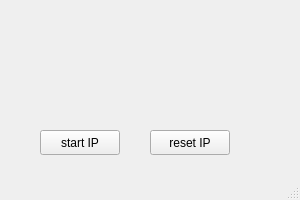
<?xml version="1.0" encoding="UTF-8"?>
<ui version="4.0">
 <class>MainWindow</class>
 <widget class="QMainWindow" name="MainWindow">
  <property name="geometry">
   <rect>
    <x>0</x>
    <y>0</y>
    <width>300</width>
    <height>200</height>
   </rect>
  </property>
  <property name="maximumSize">
   <size>
    <width>400</width>
    <height>300</height>
   </size>
  </property>
  <property name="windowTitle">
   <string>MainWindow</string>
  </property>
  <widget class="QWidget" name="centralwidget">
   <widget class="QPushButton" name="Start">
    <property name="geometry">
     <rect>
      <x>40</x>
      <y>130</y>
      <width>80</width>
      <height>25</height>
     </rect>
    </property>
    <property name="text">
     <string>start IP</string>
    </property>
   </widget>
   <widget class="QPushButton" name="Reset">
    <property name="geometry">
     <rect>
      <x>150</x>
      <y>130</y>
      <width>80</width>
      <height>25</height>
     </rect>
    </property>
    <property name="text">
     <string>reset IP</string>
    </property>
   </widget>
  </widget>
  <widget class="QMenuBar" name="menubar">
   <property name="geometry">
    <rect>
     <x>0</x>
     <y>0</y>
     <width>300</width>
     <height>22</height>
    </rect>
   </property>
  </widget>
  <widget class="QStatusBar" name="statusbar"/>
 </widget>
 <resources/>
 <connections/>
</ui>
